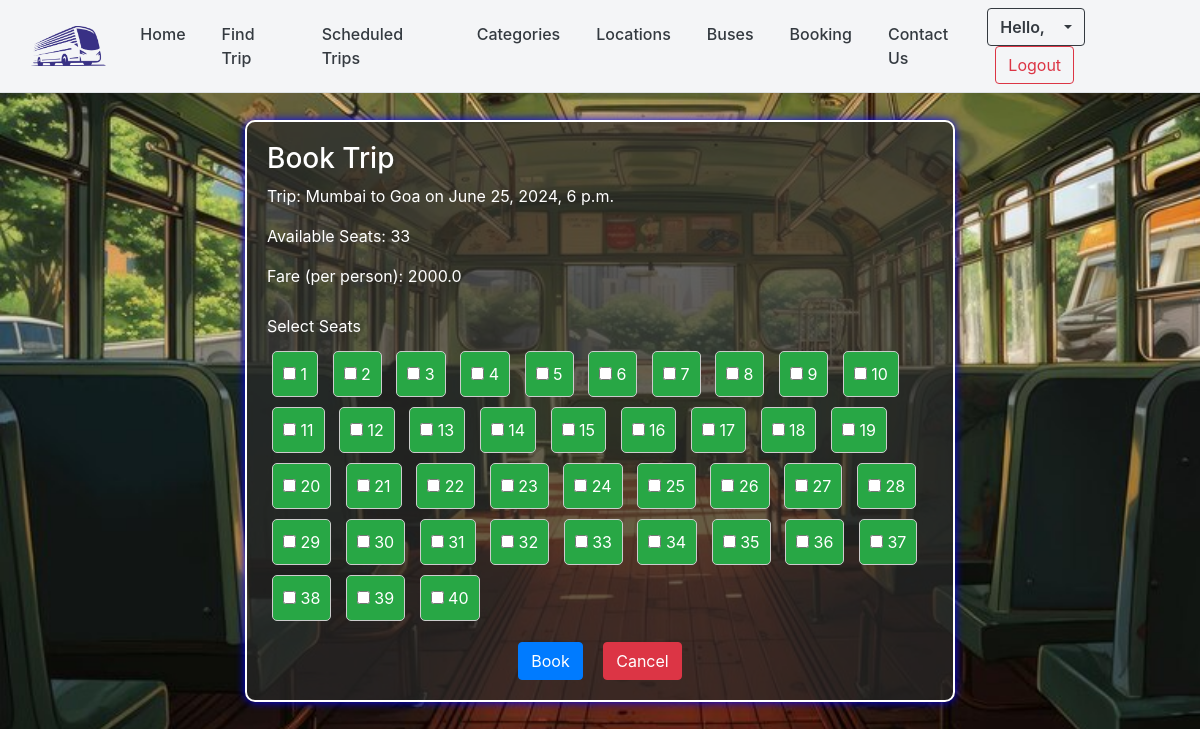
The app's page /book-trip/1/ (signed in) with its own data.
### reservationApp/models.py (models this page shows, shortened)
class Schedule(models.Model):
    code = models.CharField(max_length=20, default=generate_unique_code, unique=True)
    bus = models.ForeignKey(Bus, on_delete=models.CASCADE)
    depart = models.ForeignKey(Location, on_delete=models.CASCADE, related_name='depart_location')
    destination = models.ForeignKey(Location, on_delete=models.CASCADE, related_name='destination')
    schedule = models.DateTimeField()
    fare = models.FloatField()
    status = models.CharField(max_length=2, choices=(('1', 'Active'), ('2', 'Cancelled')), default='1')
    date_created = models.DateTimeField(default=timezone.now)
    date_updated = models.DateTimeField(auto_now=True)
    def count_available(self):
        booked = Booking.objects.filter(schedule=self).aggregate(Sum('seats'))['seats__sum'] or 0
        return self.bus.seats - booked

class Location(models.Model):
    location = models.CharField(max_length=250)
    status = models.CharField(max_length=2, choices=(('1','Active'),('2','Inactive')), default=1)
    image = models.ImageField(upload_to='location_images/', blank=True, null=True)
    date_created = models.DateTimeField(default=timezone.now)
    date_updated = models.DateTimeField(auto_now=True)

class Bus(models.Model):
    category = models.ForeignKey(Category,on_delete=models.CASCADE, blank= True, null = True)
    bus_number = models.CharField(max_length=250)
    seats = models.IntegerField()
    status = models.CharField(max_length=2, choices=(('1','Active'),('2','Inactive')), default=1)
    date_created = models.DateTimeField(default=timezone.now)
    date_updated = models.DateTimeField(auto_now=True)
    image = models.ImageField(upload_to='bus_images/', blank=True, null=True)

### reservationApp/views.py (the view, shortened to what this page needs)
# urls.py: path('book-trip/<int:schedule_id>/', views.book_trip, name='book-trip'),
@login_required
def book_trip(request, schedule_id):
    schedule = Schedule.objects.get(id=schedule_id)
    booked_seats = Booking.objects.filter(schedule=schedule).values_list('selected_seats', flat=True)
    booked_seats = [seat for sublist in booked_seats for seat in sublist]  # Flatten the list of lists
    seat_range = range(1, schedule.bus.seats + 1)
    return render(request, 'reserve/book_trip.html', {'schedule': schedule, 'booked_seats': booked_seats, 'seat_range': seat_range})

### templates/reserve/book_trip.html (shortened to what this page needs)
<!DOCTYPE html>
{% load static %}
<html lang="en">
<head>
    {% include 'cdnlines.html' %}
</head>
<body>
    {% include 'navbar.html' %}
    <div class="container mt-5">
        <div class="offset-md-2 col-md-8 data">
            <form action="" method="post">
                <h3 class="text-white book">Book Trip</h3>
                <p>Trip: {{ schedule.depart.location }} to {{ schedule.destination.location }} on {{ schedule.schedule }}</p>
                <p>Available Seats: {{ schedule.count_available }}</p>
                <p>Fare (per person): {{ schedule.fare }}</p>
                <label for="seats">Select Seats</label>
                <div id="seats">
                    {% for seat in seat_range %}
                        <div class="seat {% if seat in booked_seats %}booked{% endif %}">
                            <input type="checkbox" name="seats" value="{{ seat }}" {% if seat in booked_seats %}disabled{% endif %}> {{ seat }}
                        </div>
                    {% endfor %}
                </div>
                <center>
                    <input type="submit" value="Book" class="btn btn-primary mt-3 mr-3">
                    <a href="{% url 'home' %}" class="btn btn-danger mt-3">Cancel</a>
                </center>
            </form>
        </div>
    </div>
</body>
</html>

### templates/navbar.html (style rules this page uses)
.btn-primary { background-color: #007bff; border-color: #007bff; }
.btn-danger { background-color: #dc3545; border-color: #dc3545; }

### records on screen
Schedule: depart.location "Mumbai", destination.location "Goa", schedule "June 25, 2024, 6 p.m.", count_available "33", fare "2000.0"

### other values on screen
{{ seat }} "1" "2" "3" "4" "5" "6" "7" "8" "9" "10" "11" "12" "13" "14" "15" "16" "17" "18" "19" "20" "21" "22" "23" "24" "25" "26" "27" "28" "29" "30" "31" "32" "33" "34" "35" "36" "37" "38" "39" "40"
